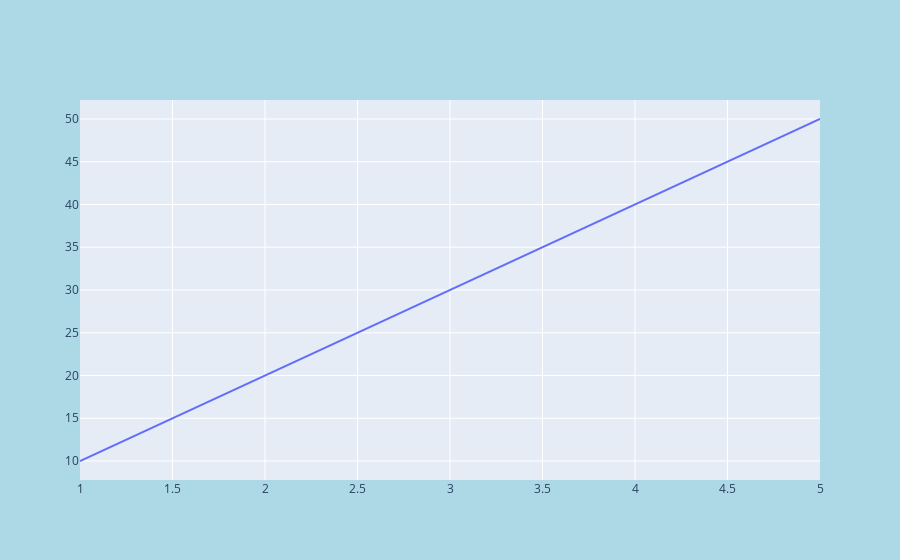

The code cell stored with this chart in its notebook:
### Code cell
import plotly.graph_objs as go

# create data
x = [1, 2, 3, 4, 5]
y = [10, 20, 30, 40, 50]

# create line plot
line = go.Scatter(x=x, y=y, mode='lines')

# set layout and background color
layout = go.Layout(
    paper_bgcolor='lightblue'
)

# plot
fig = go.Figure(data=[line], layout=layout)
fig.show()

### Figure 1 — Plotly figure (JSON) as saved in the notebook; plotly's stock layout.template omitted (floating-point values rounded to 4 significant figures)
{"data": [{"mode": "lines", "type": "scatter", "x": [1, 2, 3, 4, 5], "y": [10, 20, 30, 40, 50]}], "layout": {"paper_bgcolor": "lightblue"}}
